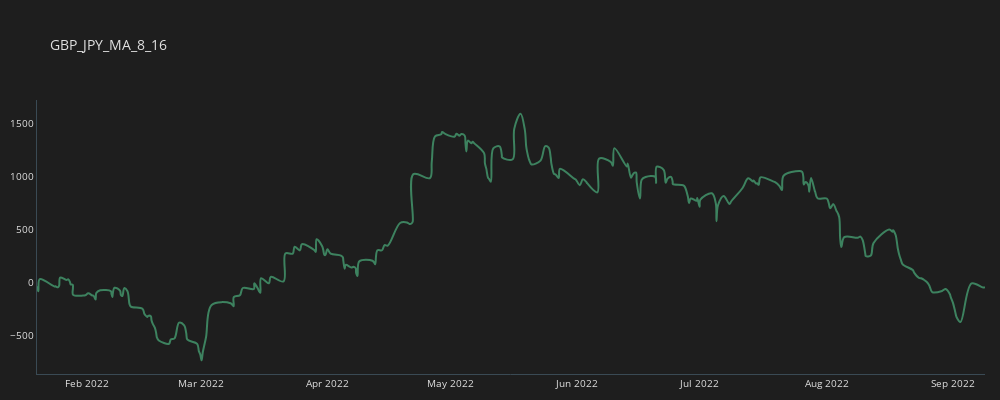
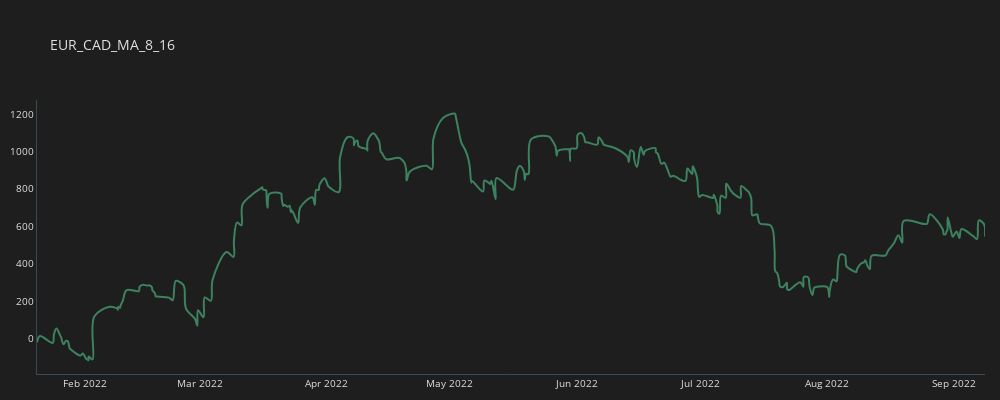
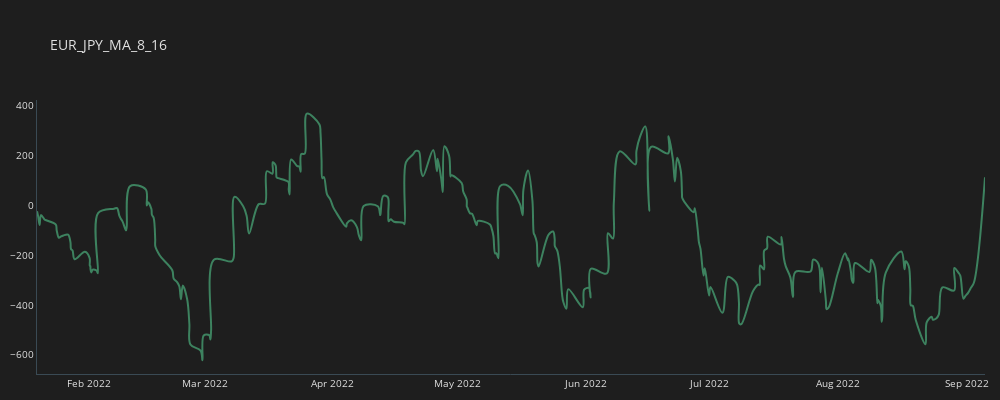
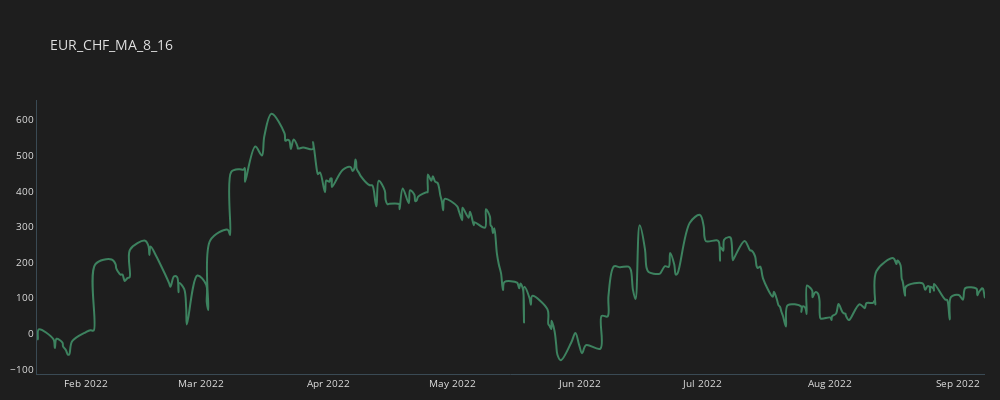

Source (notebook cell) for these figures, in order:
### Code cell
c = 'MA_8_16'
for p in our_pairs:
    temp_df = all_trades[(all_trades.CROSS==c)&(all_trades.PAIR==p)].copy()
    temp_df['CUM_GAIN'] = temp_df.GAIN.cumsum()
    plot_line(temp_df, p + "_" + c)

### Figure 1 — Plotly figure (JSON) as saved in the notebook; plotly's stock layout.template omitted (floating-point values rounded to 4 significant figures; data arrays with more than 128 entries replaced by an {"elided": "..."} marker saying what was removed)
{"data": [{"line": {"color": "#3d825f", "shape": "spline", "width": 2}, "mode": "lines", "name": "GBP_JPY_MA_8_16", "type": "scatter", "x": {"elided": "272 str values"}, "y": {"elided": "272 float values"}}], "layout": {"font": {"color": "#e1e1e1", "size": 10}, "height": 400, "margin": {"b": 10, "l": 15, "r": 15}, "paper_bgcolor": "#1e1e1e", "plot_bgcolor": "#1e1e1e", "title": {"text": "GBP_JPY_MA_8_16"}, "width": 1000, "xaxis": {"linecolor": "#3a4a54", "linewidth": 1, "showgrid": false, "zeroline": false}, "yaxis": {"linecolor": "#3a4a54", "linewidth": 1, "showgrid": false, "zeroline": false}}}

### Figure 2 — Plotly figure (JSON) as saved in the notebook; plotly's stock layout.template omitted (floating-point values rounded to 4 significant figures; data arrays with more than 128 entries replaced by an {"elided": "..."} marker saying what was removed)
{"data": [{"line": {"color": "#3d825f", "shape": "spline", "width": 2}, "mode": "lines", "name": "EUR_CAD_MA_8_16", "type": "scatter", "x": {"elided": "280 str values"}, "y": {"elided": "280 float values"}}], "layout": {"font": {"color": "#e1e1e1", "size": 10}, "height": 400, "margin": {"b": 10, "l": 15, "r": 15}, "paper_bgcolor": "#1e1e1e", "plot_bgcolor": "#1e1e1e", "title": {"text": "EUR_CAD_MA_8_16"}, "width": 1000, "xaxis": {"linecolor": "#3a4a54", "linewidth": 1, "showgrid": false, "zeroline": false}, "yaxis": {"linecolor": "#3a4a54", "linewidth": 1, "showgrid": false, "zeroline": false}}}

### Figure 3 — Plotly figure (JSON) as saved in the notebook; plotly's stock layout.template omitted (floating-point values rounded to 4 significant figures; data arrays with more than 128 entries replaced by an {"elided": "..."} marker saying what was removed)
{"data": [{"line": {"color": "#3d825f", "shape": "spline", "width": 2}, "mode": "lines", "name": "EUR_JPY_MA_8_16", "type": "scatter", "x": {"elided": "279 str values"}, "y": {"elided": "279 float values"}}], "layout": {"font": {"color": "#e1e1e1", "size": 10}, "height": 400, "margin": {"b": 10, "l": 15, "r": 15}, "paper_bgcolor": "#1e1e1e", "plot_bgcolor": "#1e1e1e", "title": {"text": "EUR_JPY_MA_8_16"}, "width": 1000, "xaxis": {"linecolor": "#3a4a54", "linewidth": 1, "showgrid": false, "zeroline": false}, "yaxis": {"linecolor": "#3a4a54", "linewidth": 1, "showgrid": false, "zeroline": false}}}

### Figure 4 — Plotly figure (JSON) as saved in the notebook; plotly's stock layout.template omitted (floating-point values rounded to 4 significant figures; data arrays with more than 128 entries replaced by an {"elided": "..."} marker saying what was removed)
{"data": [{"line": {"color": "#3d825f", "shape": "spline", "width": 2}, "mode": "lines", "name": "EUR_CHF_MA_8_16", "type": "scatter", "x": {"elided": "290 str values"}, "y": {"elided": "290 float values"}}], "layout": {"font": {"color": "#e1e1e1", "size": 10}, "height": 400, "margin": {"b": 10, "l": 15, "r": 15}, "paper_bgcolor": "#1e1e1e", "plot_bgcolor": "#1e1e1e", "title": {"text": "EUR_CHF_MA_8_16"}, "width": 1000, "xaxis": {"linecolor": "#3a4a54", "linewidth": 1, "showgrid": false, "zeroline": false}, "yaxis": {"linecolor": "#3a4a54", "linewidth": 1, "showgrid": false, "zeroline": false}}}
